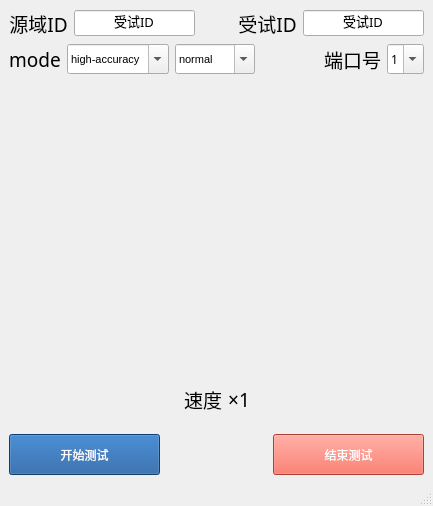
<?xml version="1.0" encoding="UTF-8"?>
<ui version="4.0">
 <class>MainWindow</class>
 <widget class="QMainWindow" name="MainWindow">
  <property name="geometry">
   <rect>
    <x>0</x>
    <y>0</y>
    <width>433</width>
    <height>506</height>
   </rect>
  </property>
  <property name="windowTitle">
   <string>MainWindow</string>
  </property>
  <widget class="QWidget" name="centralwidget">
   <layout class="QVBoxLayout" name="verticalLayout_5">
    <item>
     <layout class="QVBoxLayout" name="verticalLayout_4">
      <item>
       <layout class="QVBoxLayout" name="verticalLayout">
        <item>
         <layout class="QHBoxLayout" name="horizontalLayout_5">
          <item>
           <layout class="QHBoxLayout" name="horizontalLayout_2">
            <item>
             <widget class="QLabel" name="label_5">
              <property name="font">
               <font>
                <family>Adobe Heiti Std</family>
                <pointsize>14</pointsize>
               </font>
              </property>
              <property name="text">
               <string>源域ID</string>
              </property>
              <property name="alignment">
               <set>Qt::AlignCenter</set>
              </property>
             </widget>
            </item>
            <item>
             <widget class="QLineEdit" name="SubjectID_2">
              <property name="font">
               <font>
                <family>Adobe Heiti Std</family>
                <pointsize>10</pointsize>
               </font>
              </property>
              <property name="text">
               <string>受试ID</string>
              </property>
              <property name="alignment">
               <set>Qt::AlignCenter</set>
              </property>
             </widget>
            </item>
           </layout>
          </item>
          <item>
           <spacer name="horizontalSpacer">
            <property name="orientation">
             <enum>Qt::Horizontal</enum>
            </property>
            <property name="sizeHint" stdset="0">
             <size>
              <width>40</width>
              <height>20</height>
             </size>
            </property>
           </spacer>
          </item>
          <item>
           <layout class="QHBoxLayout" name="horizontalLayout_3">
            <item>
             <widget class="QLabel" name="label_4">
              <property name="font">
               <font>
                <family>Adobe Heiti Std</family>
                <pointsize>14</pointsize>
               </font>
              </property>
              <property name="text">
               <string>受试ID</string>
              </property>
              <property name="alignment">
               <set>Qt::AlignCenter</set>
              </property>
             </widget>
            </item>
            <item>
             <widget class="QLineEdit" name="SubjectID">
              <property name="font">
               <font>
                <family>Adobe Heiti Std</family>
                <pointsize>10</pointsize>
               </font>
              </property>
              <property name="text">
               <string>受试ID</string>
              </property>
              <property name="alignment">
               <set>Qt::AlignCenter</set>
              </property>
             </widget>
            </item>
           </layout>
          </item>
         </layout>
        </item>
        <item>
         <layout class="QHBoxLayout" name="horizontalLayout_6">
          <item>
           <layout class="QHBoxLayout" name="horizontalLayout_4">
            <item>
             <widget class="QLabel" name="label_10">
              <property name="font">
               <font>
                <family>Adobe Heiti Std</family>
                <pointsize>14</pointsize>
               </font>
              </property>
              <property name="text">
               <string>mode</string>
              </property>
              <property name="alignment">
               <set>Qt::AlignCenter</set>
              </property>
             </widget>
            </item>
            <item>
             <widget class="QComboBox" name="comboBox_2">
              <property name="minimumSize">
               <size>
                <width>0</width>
                <height>30</height>
               </size>
              </property>
              <property name="font">
               <font>
                <family>Arial</family>
                <pointsize>8</pointsize>
                <weight>50</weight>
                <italic>false</italic>
                <bold>false</bold>
               </font>
              </property>
              <property name="styleSheet">
               <string notr="true">font: 8pt &quot;Arial&quot;;</string>
              </property>
              <property name="editable">
               <bool>true</bool>
              </property>
              <property name="currentText">
               <string>high-accuracy</string>
              </property>
              <item>
               <property name="text">
                <string>high-accuracy</string>
               </property>
              </item>
              <item>
               <property name="text">
                <string>high-sensitivity</string>
               </property>
              </item>
             </widget>
            </item>
            <item>
             <widget class="QComboBox" name="comboBox_3">
              <property name="minimumSize">
               <size>
                <width>0</width>
                <height>30</height>
               </size>
              </property>
              <property name="font">
               <font>
                <family>Arial</family>
                <pointsize>8</pointsize>
                <weight>50</weight>
                <italic>false</italic>
                <bold>false</bold>
               </font>
              </property>
              <property name="styleSheet">
               <string notr="true">font: 8pt &quot;Arial&quot;;</string>
              </property>
              <property name="editable">
               <bool>true</bool>
              </property>
              <property name="currentText">
               <string>normal</string>
              </property>
              <item>
               <property name="text">
                <string>normal</string>
               </property>
              </item>
              <item>
               <property name="text">
                <string>cross-day</string>
               </property>
              </item>
             </widget>
            </item>
           </layout>
          </item>
          <item>
           <spacer name="horizontalSpacer_2">
            <property name="orientation">
             <enum>Qt::Horizontal</enum>
            </property>
            <property name="sizeHint" stdset="0">
             <size>
              <width>40</width>
              <height>20</height>
             </size>
            </property>
           </spacer>
          </item>
          <item>
           <layout class="QHBoxLayout" name="horizontalLayout" stretch="1,1">
            <item>
             <widget class="QLabel" name="label_3">
              <property name="font">
               <font>
                <family>Adobe Heiti Std</family>
                <pointsize>14</pointsize>
               </font>
              </property>
              <property name="text">
               <string>端口号</string>
              </property>
              <property name="alignment">
               <set>Qt::AlignCenter</set>
              </property>
             </widget>
            </item>
            <item>
             <widget class="QComboBox" name="comboBox">
              <property name="enabled">
               <bool>true</bool>
              </property>
              <property name="minimumSize">
               <size>
                <width>0</width>
                <height>30</height>
               </size>
              </property>
              <property name="font">
               <font>
                <family>Adobe 黑体 Std R</family>
                <pointsize>9</pointsize>
                <weight>50</weight>
                <italic>false</italic>
                <bold>false</bold>
               </font>
              </property>
              <property name="layoutDirection">
               <enum>Qt::LeftToRight</enum>
              </property>
              <property name="styleSheet">
               <string notr="true">font: 9pt &quot;Adobe 黑体 Std R&quot;;</string>
              </property>
              <property name="editable">
               <bool>true</bool>
              </property>
              <property name="currentText">
               <string>1</string>
              </property>
              <property name="insertPolicy">
               <enum>QComboBox::InsertAtBottom</enum>
              </property>
              <item>
               <property name="text">
                <string>1</string>
               </property>
              </item>
              <item>
               <property name="text">
                <string>2</string>
               </property>
              </item>
              <item>
               <property name="text">
                <string>3</string>
               </property>
              </item>
              <item>
               <property name="text">
                <string>4</string>
               </property>
              </item>
              <item>
               <property name="text">
                <string>5</string>
               </property>
              </item>
              <item>
               <property name="text">
                <string>6</string>
               </property>
              </item>
              <item>
               <property name="text">
                <string>7</string>
               </property>
              </item>
             </widget>
            </item>
           </layout>
          </item>
         </layout>
        </item>
       </layout>
      </item>
      <item>
       <layout class="QVBoxLayout" name="verticalLayout_3" stretch="1,0">
        <item>
         <layout class="QVBoxLayout" name="verticalLayout_2" stretch="5,1">
          <item>
           <widget class="QLabel" name="GestureResultFig">
            <property name="text">
             <string/>
            </property>
           </widget>
          </item>
          <item>
           <layout class="QHBoxLayout" name="horizontalLayout_7">
            <item>
             <spacer name="horizontalSpacer_3">
              <property name="orientation">
               <enum>Qt::Horizontal</enum>
              </property>
              <property name="sizeHint" stdset="0">
               <size>
                <width>40</width>
                <height>20</height>
               </size>
              </property>
             </spacer>
            </item>
            <item>
             <widget class="QLabel" name="label_6">
              <property name="font">
               <font>
                <family>Adobe Heiti Std</family>
                <pointsize>14</pointsize>
               </font>
              </property>
              <property name="text">
               <string>速度</string>
              </property>
              <property name="alignment">
               <set>Qt::AlignCenter</set>
              </property>
             </widget>
            </item>
            <item>
             <widget class="QLabel" name="speed">
              <property name="font">
               <font>
                <family>Adobe Heiti Std</family>
                <pointsize>14</pointsize>
               </font>
              </property>
              <property name="text">
               <string>×1</string>
              </property>
              <property name="alignment">
               <set>Qt::AlignCenter</set>
              </property>
             </widget>
            </item>
            <item>
             <spacer name="horizontalSpacer_4">
              <property name="orientation">
               <enum>Qt::Horizontal</enum>
              </property>
              <property name="sizeHint" stdset="0">
               <size>
                <width>40</width>
                <height>20</height>
               </size>
              </property>
             </spacer>
            </item>
           </layout>
          </item>
         </layout>
        </item>
        <item>
         <layout class="QHBoxLayout" name="horizontalLayout_8">
          <item>
           <widget class="QPushButton" name="Start">
            <property name="minimumSize">
             <size>
              <width>151</width>
              <height>41</height>
             </size>
            </property>
            <property name="styleSheet">
             <string notr="true">font: 9pt &quot;Adobe 黑体 Std R&quot;;
background-color: rgb(21, 85, 154);
color: rgb(255, 255, 255);</string>
            </property>
            <property name="text">
             <string>开始测试</string>
            </property>
           </widget>
          </item>
          <item>
           <spacer name="horizontalSpacer_5">
            <property name="orientation">
             <enum>Qt::Horizontal</enum>
            </property>
            <property name="sizeHint" stdset="0">
             <size>
              <width>40</width>
              <height>20</height>
             </size>
            </property>
           </spacer>
          </item>
          <item>
           <widget class="QPushButton" name="Stop">
            <property name="minimumSize">
             <size>
              <width>151</width>
              <height>41</height>
             </size>
            </property>
            <property name="styleSheet">
             <string notr="true">color: rgb(255, 255, 255);
background-color: rgb(242, 90, 71);
font: 9pt &quot;Adobe 黑体 Std R&quot;;</string>
            </property>
            <property name="text">
             <string>结束测试</string>
            </property>
           </widget>
          </item>
         </layout>
        </item>
       </layout>
      </item>
     </layout>
    </item>
   </layout>
  </widget>
  <widget class="QMenuBar" name="menubar">
   <property name="geometry">
    <rect>
     <x>0</x>
     <y>0</y>
     <width>433</width>
     <height>22</height>
    </rect>
   </property>
  </widget>
  <widget class="QStatusBar" name="statusbar"/>
 </widget>
 <resources/>
 <connections/>
</ui>
